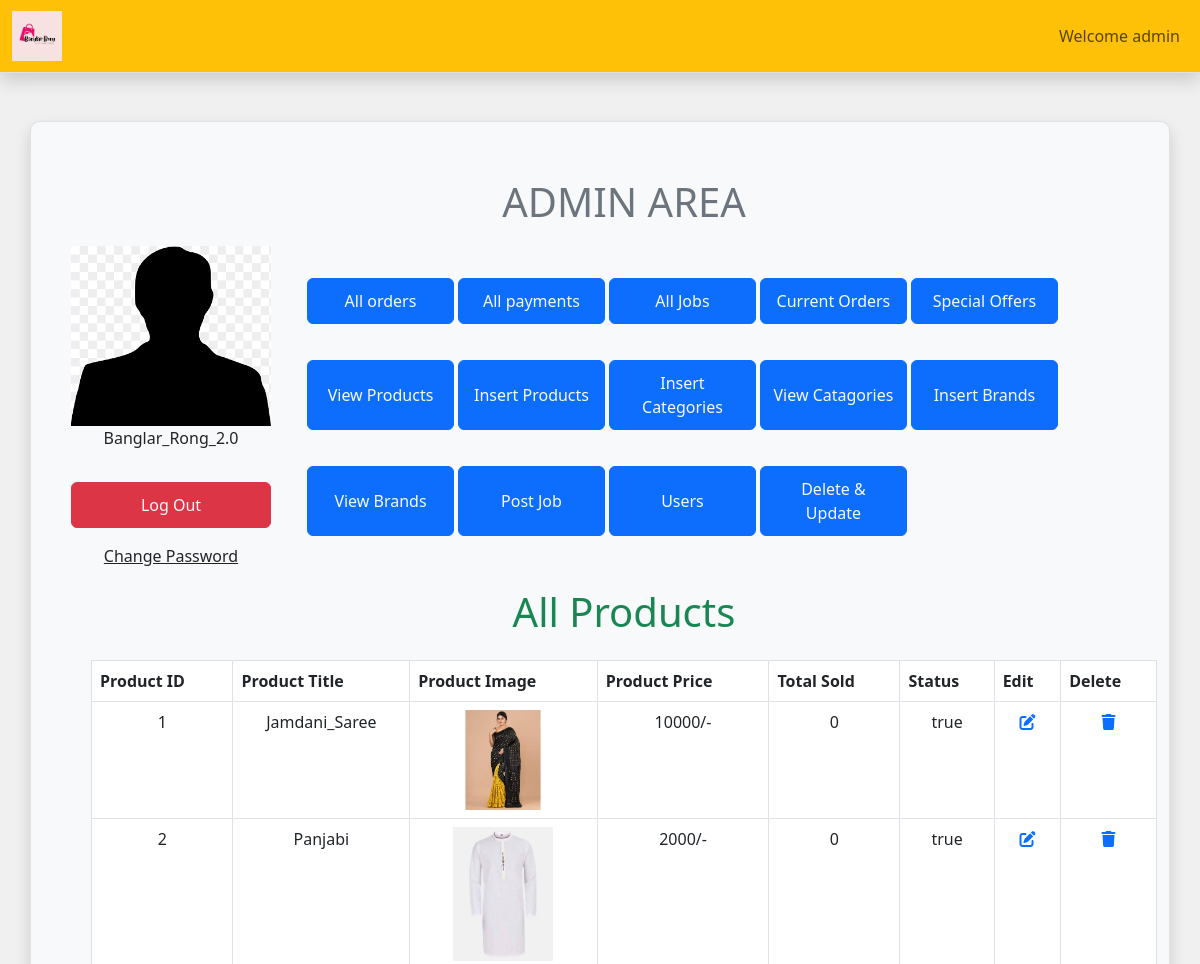
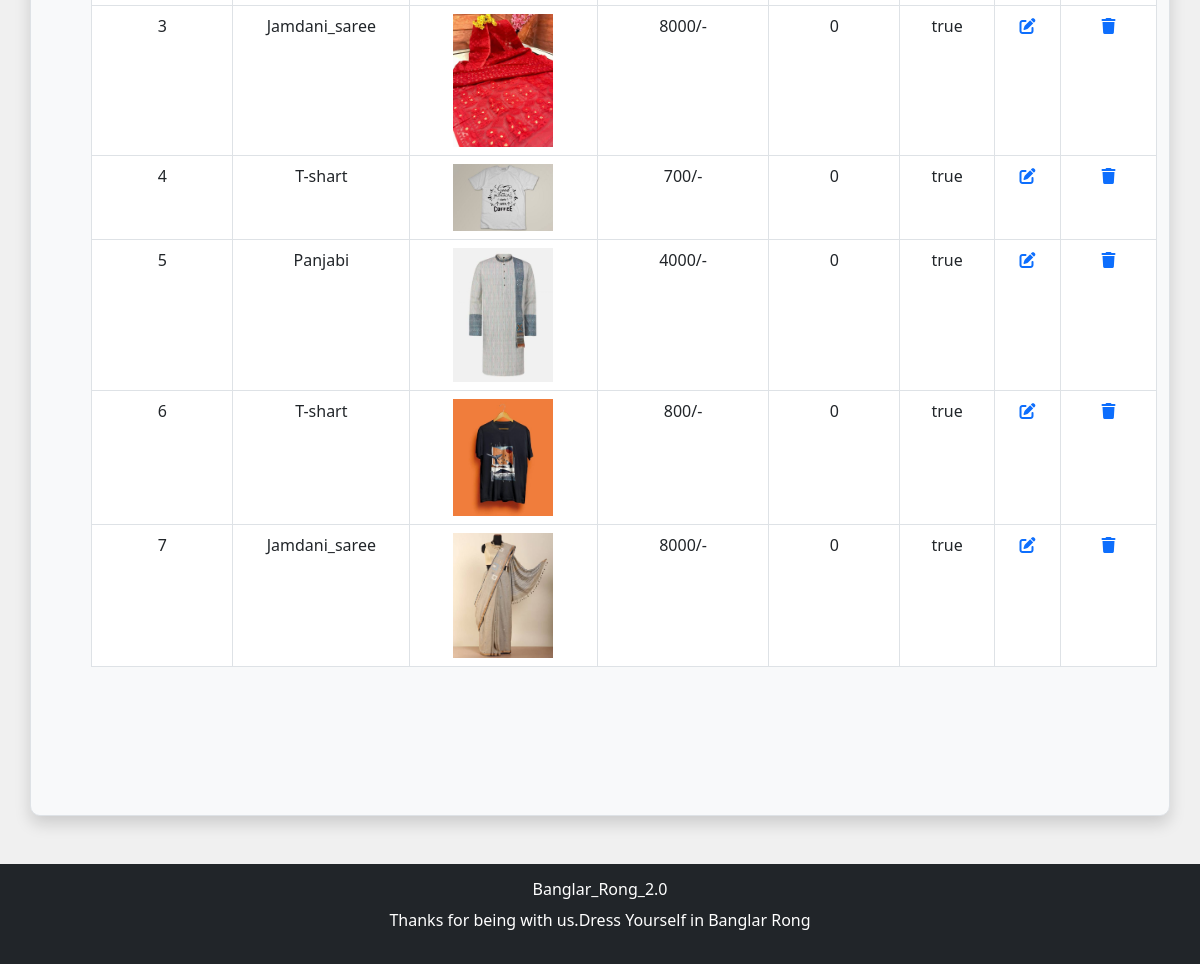
Page /admin_area/index.php?view_products (signed in) on the committed database (2 pictures, top to bottom).
### tables this page shows
CREATE TABLE `products` (
  `product_id` int(11) NOT NULL,
  `product_title` varchar(100) NOT NULL,
  `product_description` varchar(255) NOT NULL,
  `product_keywords` varchar(255) NOT NULL,
  `category_id` int(11) NOT NULL,
  `brand_id` int(11) NOT NULL,
  `product_image1` varchar(255) NOT NULL,
  `product_image2` varchar(255) NOT NULL,
  `product_image3` varchar(255) NOT NULL,
  `product_price` varchar(100) NOT NULL,
  `specialOffers` tinyint(1) NOT NULL,
  `offerRate` int(11) NOT NULL,
  `date` timestamp NOT NULL DEFAULT current_timestamp() ON UPDATE current_timestamp(),
  `status` varchar(100) NOT NULL
);

### admin_area/view_products.php (the view)
<h1 class="text-center text-success">All Products </h1>
<table class="table table-bordered mt-4">
    <thead class="bg-info">
        <tr>
            <th>Product ID</th>
            <th>Product Title</th>
            <th>Product Image</th>
            <th>Product Price</th>
            <th>Total Sold</th>
            <th>Status</th>
            <th>Edit</th>
            <th>Delete</th>
        </tr>
    </thead>
    <tbody class="bg-secondary text-light">
    <?php
    $get_products="Select * from `products`";
    $result=mysqli_query($con,$get_products);
    $number=0;
    while($row=mysqli_fetch_assoc($result)){
        $product_id=$row['product_id'];
        $product_title=$row['product_title'];
        $product_image1=$row['product_image1'];
        $product_price=$row['product_price'];
        $status=$row['status'];
        $number++;
        ?>
         <tr class='text-center'>
            <td><?php echo $number;?></td>
            <td><?php echo $product_title;?></td>
            <td><img src='./product_images/<?php echo $product_image1;?>' class='poduct_img'/></td>
            <td><?php echo $product_price;?>/-</td>
            <td> 0</td>
            <td><?php echo $status;?></td>
            <td><a href='index.php?edit_products=<?php echo $product_id?>'><i class='fa-solid fa-pen-to-square'></i></a></td>
            <td><a href='index.php?delete_product=<?php echo $product_id?>'><i class='fa-solid fa-trash'></i></a></td>
        </tr>
      <?php
    }
?>
    </tbody>
</table>

### style.css (style rules this page uses)
* { margin: 0; padding: 0; box-sizing: border-box; }
.poduct_img { width:100px; object-fit:contain; }

### admin_area/index.php (style rules this page uses)
.poduct_img { width:100px; object-fit:contain; }

### admin_area/header.php (style rules this page uses)
body { min-height: 100vh !important; display: flex !important; flex-direction: column !important; background-color: #f0f0f0; }
table { margin-bottom: 100px !important; }

### rows in the picture
products: product_title "Jamdani_Saree", product_image1 (picture), product_price "10000", status "true"
products: product_title "Panjabi", product_image1 (picture), product_price "2000", status "true"
products: product_title "Jamdani_saree", product_image1 (picture), product_price "8000", status "true"
products: product_title "T-shart", product_image1 (picture), product_price "700", status "true"
products: product_title "Panjabi", product_image1 (picture), product_price "4000", status "true"
products: product_title "T-shart", product_image1 (picture), product_price "800", status "true"
products: product_title "Jamdani_saree", product_image1 (picture), product_price "8000", status "true"

### other values in the picture
$_SESSION['admin_name'] "admin"
